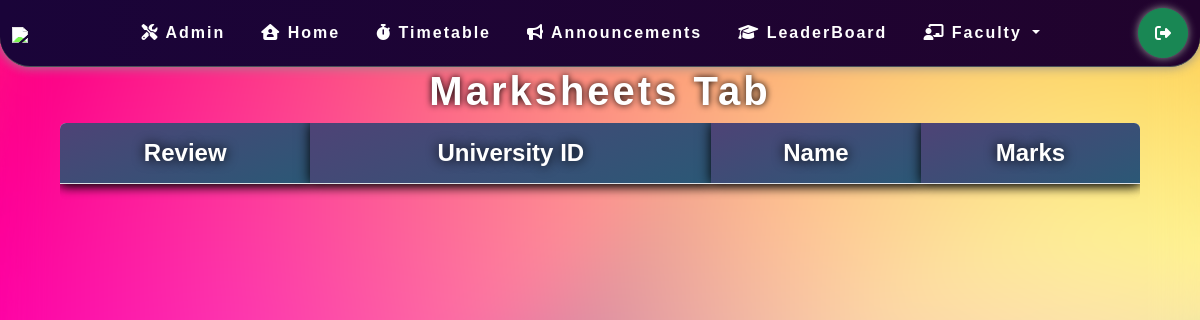
Before: /marksheets (signed in) with the older database file.
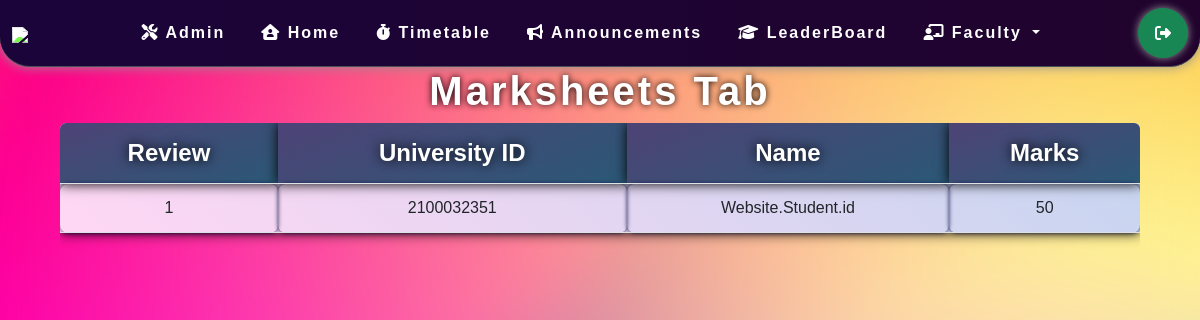
After: the same page with the newer database file.
### Website/models.py (models this page shows, shortened)
class Review(models.Model):
    room=models.ForeignKey(Room,on_delete=models.CASCADE,default=None)
    review_no=models.IntegerField(default=0)
    session = models.ForeignKey(Session,on_delete=models.CASCADE)
    review_marks = models.IntegerField(default=0)
    student = models.ForeignKey(Student,on_delete=models.CASCADE)

class Student(models.Model):
    user=models.ForeignKey(User, on_delete=models.CASCADE)
    id=models.BigIntegerField(primary_key=True)
    name=models.CharField(max_length=20,default=id)
    room=models.ForeignKey(Room,on_delete=models.CASCADE)
    team = models.ForeignKey(Team,on_delete=models.CASCADE)

### Website/views.py (the view)
# urls.py: path('marksheets', views.marksheets, name='marksheets'),
def marksheets(request):
    if request.user.is_authenticated:
        a=Student.objects.filter(user=User.objects.get(username=request.user))
        x=0
        for i in a:
            x=i
            break
        print(x.name)
        context={}
        context['student']=x
        context['marks']=Review.objects.filter(student=x).order_by('review_no')
        return render(request, 'components/marksheets.html',context)
    else:
        messages.warning(request,"login first to see the marksheets")
        return redirect('login')

### Website/templates/components/marksheets.html
{% extends 'base.html' %} {% block title %} Marksheet {% endblock title %}
{% block body %}
<div class="marksheets">
  <h1>Marksheets tab</h1>
  <div class="table-responsive card">
    {% if user.is_authenticated %}
    <table class="table">
      <thead>
        <tr>
          <th scope="col">Review</th>
          <th scope="col">University ID</th>
          <th scope="col">Name</th>
          <th scope="col">Marks</th>
        </tr>
      </thead>
      <tbody>
        {% for i in marks %}
        <tr>
        <td>{{i.review_no}}</td>
        <td>{{student.id}}</td>
        <td>{{student.name}}</td>
        <td>{{i.review_marks}}</td>
      </tr>
        {% endfor %}
      </tbody>
    </table>
    {% endif %}
  </div>
</div>
{% endblock body %}

Changed rows visible on the page:
added Review: review_no "1", review_marks "50"
now on this page (row unchanged): Student: id "2100032351", name "Website.Student.id"
